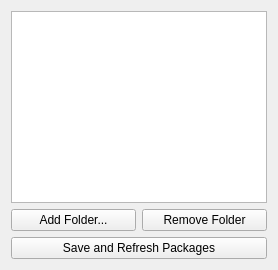
       <widget class="QWidget" name="tab_7">
        <attribute name="title">
         <string>Packages</string>
        </attribute>
        <layout class="QVBoxLayout" name="verticalLayout_10">
         <item>
          <widget class="QListWidget" name="packages_list">
           <property name="maximumSize">
            <size>
             <width>900</width>
             <height>900</height>
            </size>
           </property>
           <property name="layoutDirection">
            <enum>Qt::LayoutDirection::LeftToRight</enum>
           </property>
          </widget>
         </item>
         <item>
          <layout class="QHBoxLayout" name="horizontalLayout_12">
           <item>
            <widget class="QPushButton" name="add_package_path">
             <property name="toolTip">
              <string>Add a custom folder to load assets from. Pick a folder that contains characters, themes, sounds, and so on.</string>
             </property>
             <property name="text">
              <string>Add Folder...</string>
             </property>
            </widget>
           </item>
           <item>
            <widget class="QPushButton" name="remove_package_path">
             <property name="toolTip">
              <string>Remove the selected custom folder.</string>
             </property>
             <property name="text">
              <string>Remove Folder</string>
             </property>
            </widget>
           </item>
          </layout>
         </item>
         <item>
          <widget class="QPushButton" name="load_new_packages">
           <property name="text">
            <string>Save and Refresh Packages</string>
           </property>
          </widget>
         </item>
        </layout>
       </widget>
